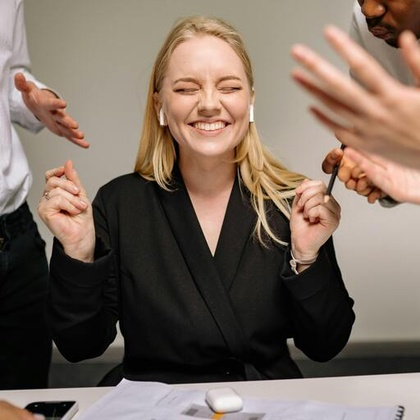
%> input picture woman.jpg, 420 x 420 px, shrunk from 512 x 512 before the run
$ octave PLT_Intensity_Level_Slicing_Suppress.m   (GNU Octave 9; MATLAB toolbox functions it lacks are replaced by stand-ins)
%> lines starting %> are read from the running program, lines starting %| are printed output that depends on the picture; in (x1, y1, x2, y2) boxes, pixels count from 0 and x2, y2 are one past the last pixel; in counts of white or black regions, pixels touching at a corner belong together; the program's own positions count from 1
%% MATLAB code: Gray Level (Intensity Level) Slicing Transformation (Supressing Others)

close all;
clear all;
clc

%% Image Reading and Preprocessing

% Read the image and convert it to grayscale
OriginalImage = imread('woman.jpg');
%> OriginalImage is the input picture: size 420x420x3 uint8; mean R, G, B 123.2, 107.4, 95.6
GrayImage = rgb2gray(OriginalImage);
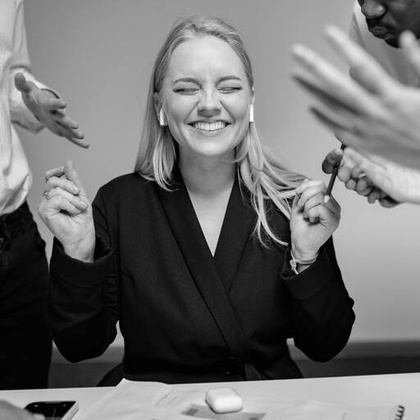
%> GrayImage: size 420x420 uint8; min 0, max 254, mean 110.8

% Initialize output image matrix
StretchedImage = 0;

% Get size of the grayscale image
[row, col] = size(GrayImage);
%> row = 420; col = 420

%% Threshold Setup

% Set the lower and upper intensity thresholds
T1 = 100; % Lower threshold
T2 = 180; % Upper threshold

%% Gray Level Slicing Operation

% Loop through each pixel and apply slicing transformation
for i = 1:row
    for j = 1:col
        if (GrayImage(i,j) > T1) && (GrayImage(i,j) < T2)
            StretchedImage(i,j) = 255;  % Highlight pixels within the range
        else
            StretchedImage(i,j) = 0;    % Suppress others
        end
    end
end
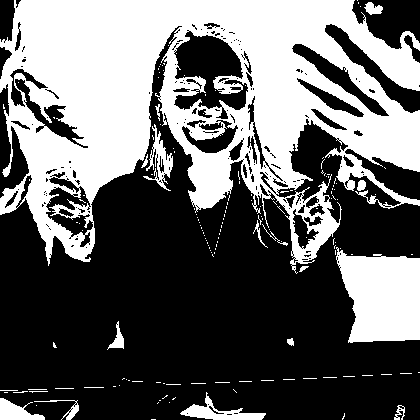
%> StretchedImage: size 420x420 double; 40% white; 160 white regions (142 under 20 px), largest, box (x1, y1, x2, y2) and area: (0, 0, 420, 274) 60906, (336, 247, 420, 343) 6167, (180, 392, 266, 420) 805

%% Plotting Transformation Curve

curve = [];     % Initialize curve for plotting
hold on;

% Define the slicing curve manually
curve(1:T1) = 0;
curve(T1+1:T2-1) = 255;
curve(T2:256) = 0;

% Plot the transformation curve
axis tight;
plot(curve);
xlabel('Intensity in input image');
ylabel('Intensity in output image');
title('Gray Level (Intensity) Slicing Transformation Function');
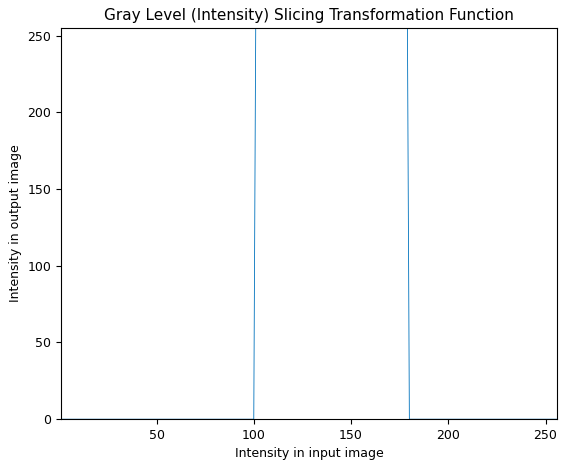
%> figure redrawn from the program's plot data; curve peaks at x = 101, y = 255

%% Displaying the Result

% Show original and transformed images side by side
figure
montage({GrayImage, StretchedImage}, 'Size', [1 2]);
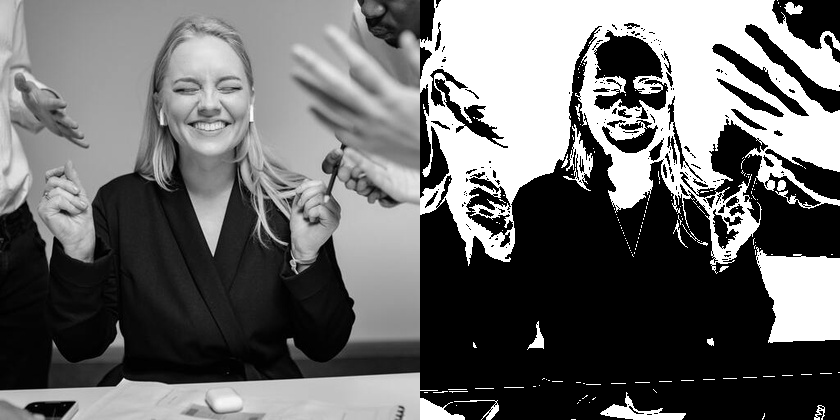
%> displayed picture: size 420x840, on the screen's scale of 0 to 255; min 0, max 255, mean 106.4
title('Original Image (Left) | Intensity Sliced Image (Right)');

$ run again, with biker.jpg copied over woman.jpg
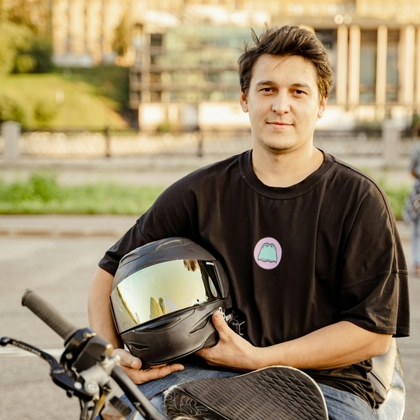
%> input picture biker.jpg, 420 x 420 px, shrunk from 3682 x 3682 before the run
%> OriginalImage is the input picture: size 420x420x3 uint8; mean R, G, B 147.8, 132.1, 102.2
%> after the loop `for i = 1:row`:
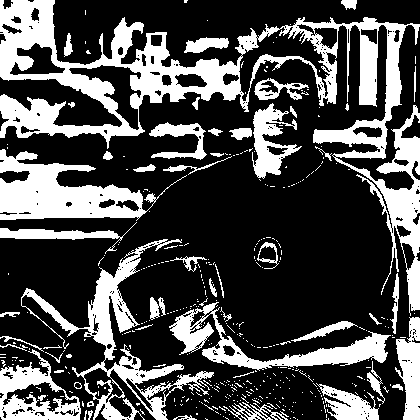
%> StretchedImage: size 420x420 double; 30% white; 409 white regions (358 under 20 px), largest, box (x1, y1, x2, y2) and area: (0, 0, 420, 316) 22800, (21, 239, 214, 420) 5907, (0, 149, 187, 221) 5831
%> `montage({GrayImage, StretchedImage}, 'Size', [1 2]);`:
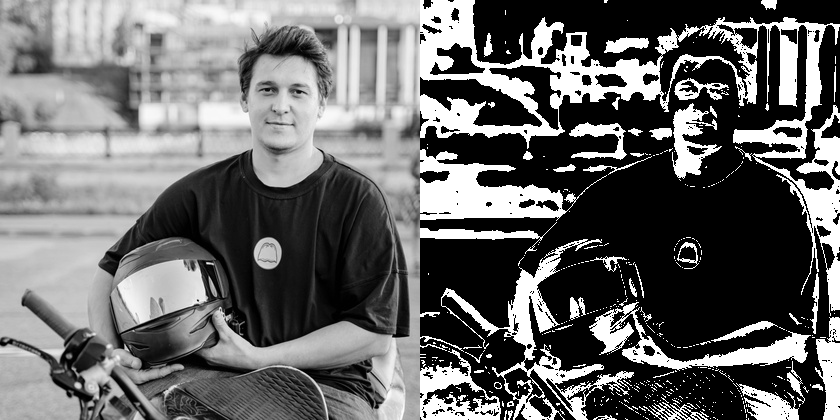
%> displayed picture: size 420x840, on the screen's scale of 0 to 255; min 0, max 255, mean 105

$ run again, with flower.jpg copied over woman.jpg
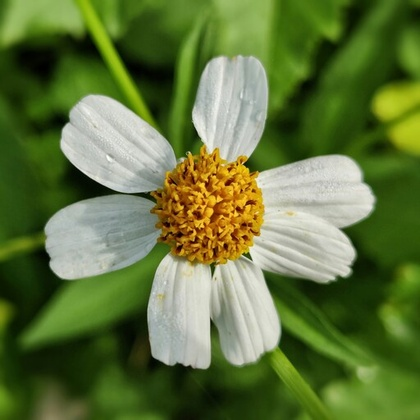
%> input picture flower.jpg, 420 x 420 px, shrunk from 512 x 512 before the run
%> OriginalImage is the input picture: size 420x420x3 uint8; mean R, G, B 96.9, 116.5, 60.2
%> after the loop `for i = 1:row`:
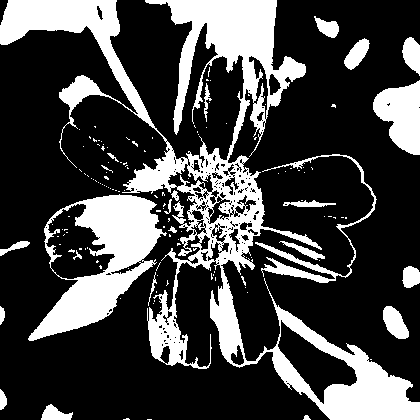
%> StretchedImage: size 420x420 double; 26.9% white; 142 white regions (117 under 20 px), largest, box (x1, y1, x2, y2) and area: (0, 0, 420, 420) 31322, (28, 194, 167, 341) 8359, (373, 80, 420, 155) 2336
%> `montage({GrayImage, StretchedImage}, 'Size', [1 2]);`:
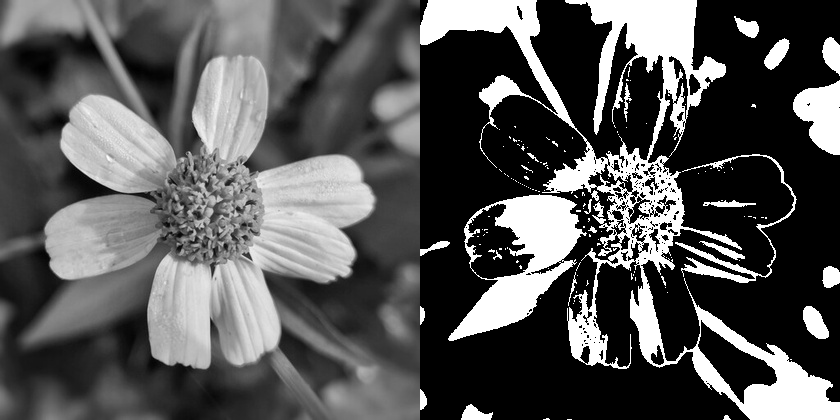
%> displayed picture: size 420x840, on the screen's scale of 0 to 255; min 0, max 255, mean 86.5

$ run again, with lemon.jpg copied over woman.jpg
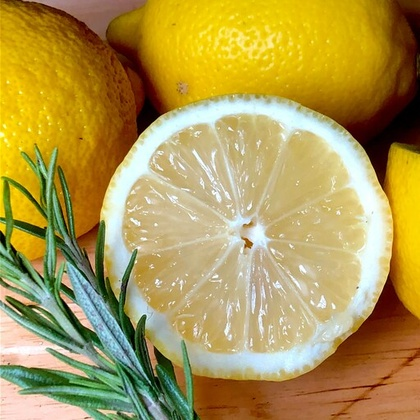
%> input picture lemon.jpg, 420 x 420 px, shrunk from 512 x 512 before the run
%> OriginalImage is the input picture: size 420x420x3 uint8; mean R, G, B 174.5, 152.7, 81.2
%> after the loop `for i = 1:row`:
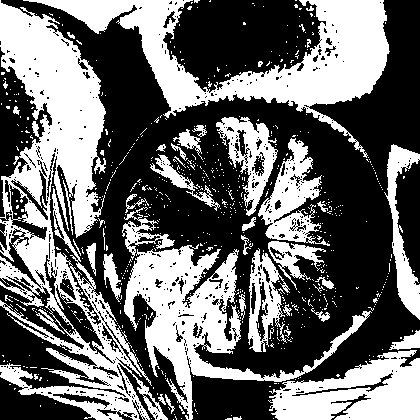
%> StretchedImage: size 420x420 double; 42.1% white; 662 white regions (620 under 20 px), largest, box (x1, y1, x2, y2) and area: (0, 0, 168, 420) 24353, (23, 0, 390, 158) 15704, (124, 244, 372, 420) 11066
%> `montage({GrayImage, StretchedImage}, 'Size', [1 2]);`:
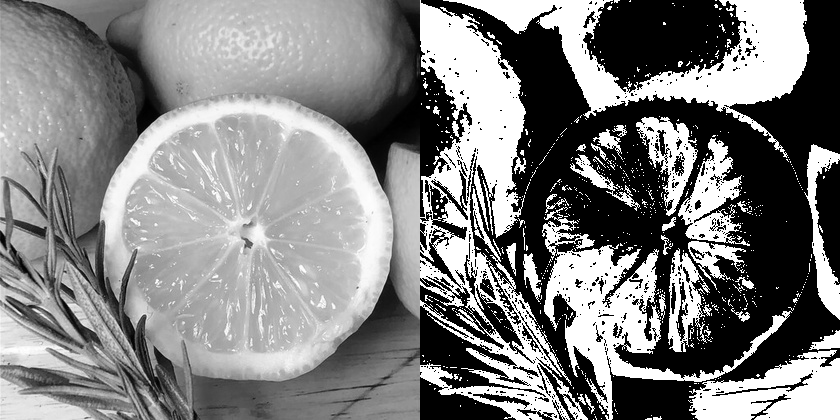
%> displayed picture: size 420x840, on the screen's scale of 0 to 255; min 0, max 255, mean 129.3
